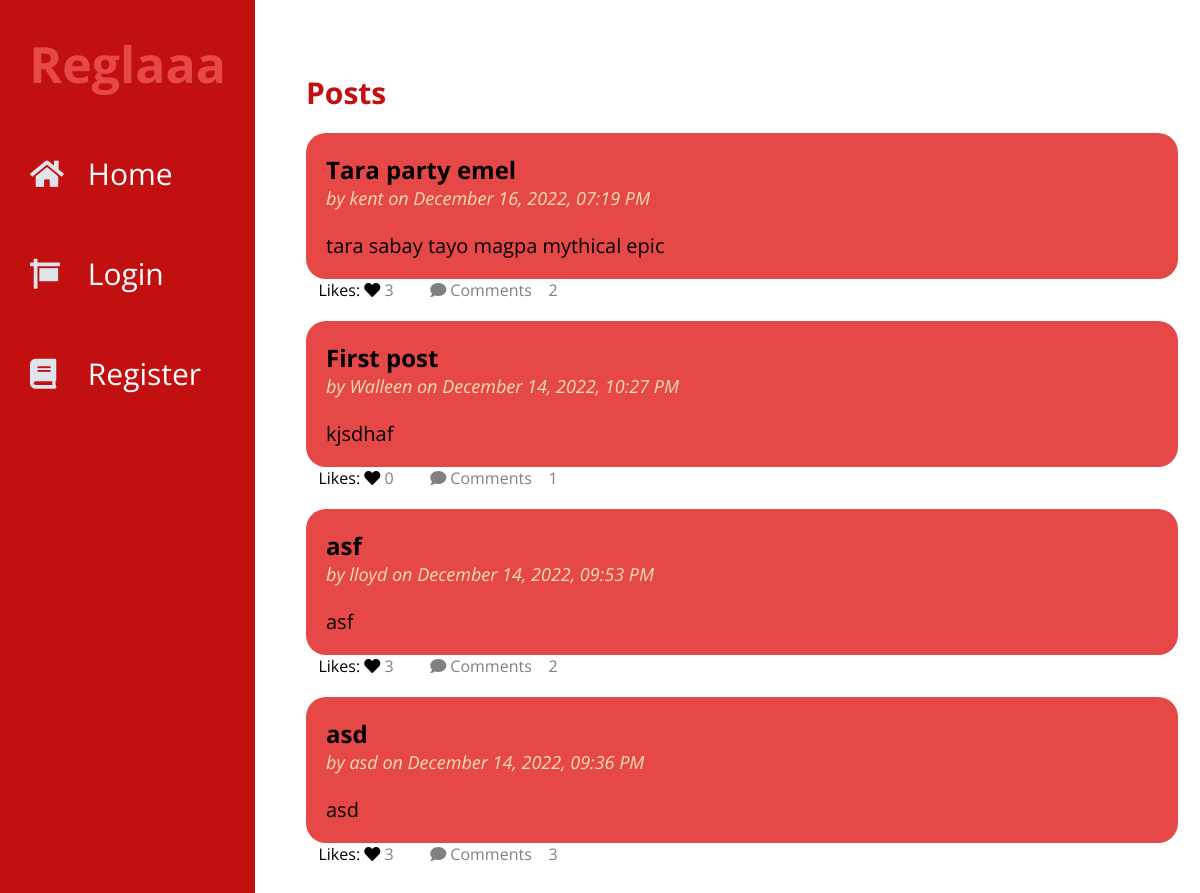
The page / on the database its author committed.
### tables this page shows
CREATE TABLE post (
  id INTEGER PRIMARY KEY AUTOINCREMENT,
  author_id INTEGER NOT NULL,
  created TIMESTAMP DEFAULT (datetime('now','localtime')),
  title TEXT NOT NULL,
  body TEXT NOT NULL,
  FOREIGN KEY (author_id) REFERENCES user (id)
);

CREATE TABLE user (
  id INTEGER PRIMARY KEY AUTOINCREMENT,
  username TEXT UNIQUE NOT NULL,
  password TEXT NOT NULL
);

### flaskr/blog.py (the view)
@bp.route("/")
def index():
    db = get_db()
    posts = db.execute(
        "SELECT p.id, title, body, created, author_id, username,"
        "(SELECT COUNT(user_id) FROM likes WHERE post_id = p.id) AS likes,"
        "(SELECT COUNT(user_id) FROM comments WHERE post_id = p.id) AS comments"
        " FROM post p JOIN user u ON p.author_id = u.id"
        " ORDER BY created DESC"
    ).fetchall()
    return render_template("blog/index.html", posts=posts)

### flaskr/auth.py (called while the page is built, shortened)
@bp.before_app_request
def load_logged_in_user():
    user_id = session.get("user_id")
    if user_id is None:
        g.user = None
        g.liked = None

### flaskr/db.py (called while the page is built)
def get_db():
    if "db" not in g:
        g.db = sqlite3.connect(
            current_app.config["DATABASE"], detect_types=sqlite3.PARSE_DECLTYPES
        )
        g.db.row_factory = sqlite3.Row
    return g.db

### flaskr/templates/blog/index.html (shortened to what this page needs)
{% extends 'base.html' %}
{% block posts %}
  <p class="title">{% block title %}Posts{% endblock %}</p>
{% endblock %}
{% block content %}
  {% for post in posts %}
    <article class="post">
        <div class="body">
            <h2>{{ post['title'] }}</h2>
            <p class="about">by {{ post['username'] }} on {{ post['created'].strftime("%B %d, %Y, %I:%M %p") }}</p>
            <br>
            <br>
            <p class="body">{{ post['body'] }}</p>
        </div>
    </article>
    <div class="opt">
        {% if g.user %}
            {% if [post['id'],g.user['id']] in g.liked %}
                <a class="unlike" href="{{ url_for('blog.like_action', post_id=post.id, action='unlike') }}">
                    <span class="icon">&nbsp&nbsp&nbsp<i class="fas fa-heart"></i></span>
                    <span class="item">Unlike</span>
                </a>
            {% else %}
                <a class="like" href="{{ url_for('blog.like_action', post_id=post.id, action='like') }}">
                    <span class="icon">&nbsp&nbsp&nbsp<i class="fas fa-heart"></i></span>
                    <span class="item">Like {{ like }}</span>
                </a>
            {% endif %}
        {% else %}
        <span class="icon">&nbsp&nbsp&nbspLikes: <i class="fas fa-heart"></i></span>
        {% endif %}
        <p>{{ post['likes'] }}</p>
        <a href="{{ url_for('blog.comments', post_id=post.id,action='view') }}">
            <span class="icon">&nbsp&nbsp&nbsp<i class="fas fa-comment"></i></span>
            <span class="item">Comments &nbsp&nbsp&nbsp{{ post.comments }}</span>
        </a>
    </div>
  {% endfor %}
{% endblock %}

### flaskr/static/style.css (style rules this page uses)
* { list-style: none; text-decoration: none; margin: 0; padding: 0; box-sizing: border-box; font-family: 'Open Sans', sans-serif; }
.post { margin-top: 20px; padding: 20px; border-radius: 20px; background-color: #E64848; transition: all 1s ease; }
.post .about { color: wheat; font-size: 18px; font-style: italic; }
.title { color: #C21010; font-weight: bold; font-size: 30px; }
.opt { display: block; }
.opt a,p { display: inline-block; margin-right: 20px; color: #808080; }
p.body { white-space: pre-line; font-size: 20px; color: black !important; }

### rows shown on the page
post: title "Tara party emel", username "kent", created "December 16, 2022, 07:19 PM", body "tara sabay tayo magpa mythical epic", likes "3", comments "2"
post: title "First post", username "Walleen", created "December 14, 2022, 10:27 PM", body "kjsdhaf", likes "0", comments "1"
post: title "asf", username "lloyd", created "December 14, 2022, 09:53 PM", body "asf", likes "3", comments "2"
post: title "asd", username "asd", created "December 14, 2022, 09:36 PM", body "asd", likes "3", comments "3"
